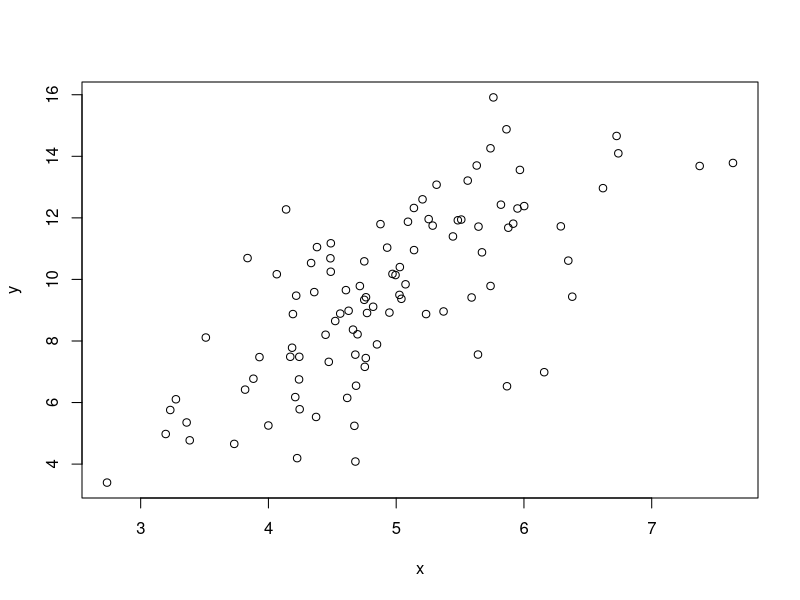
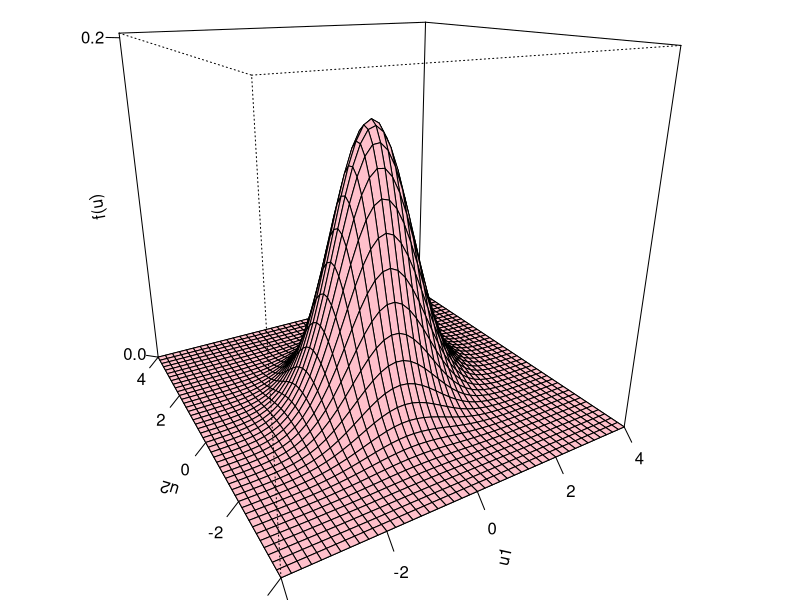
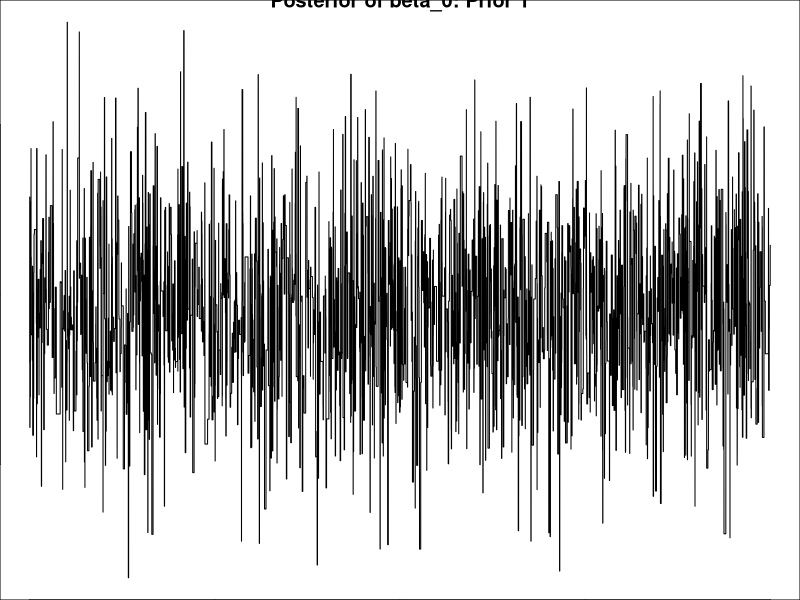
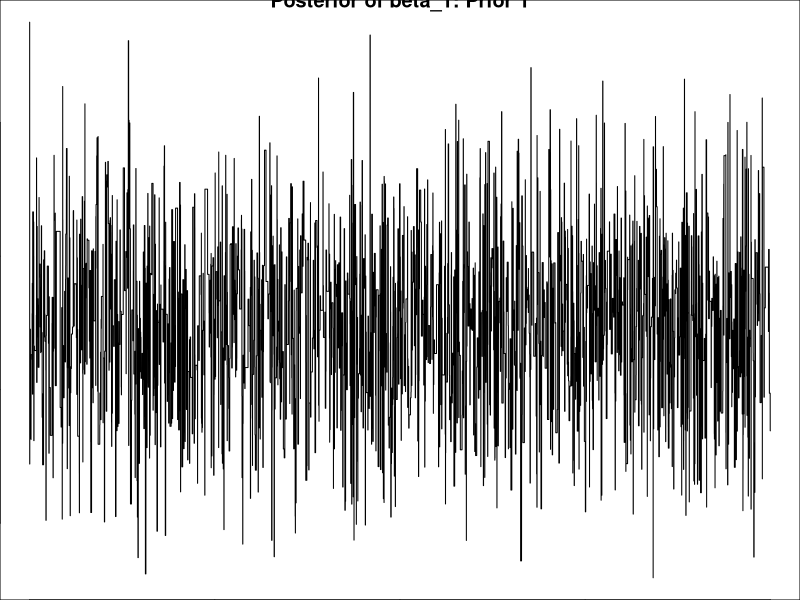
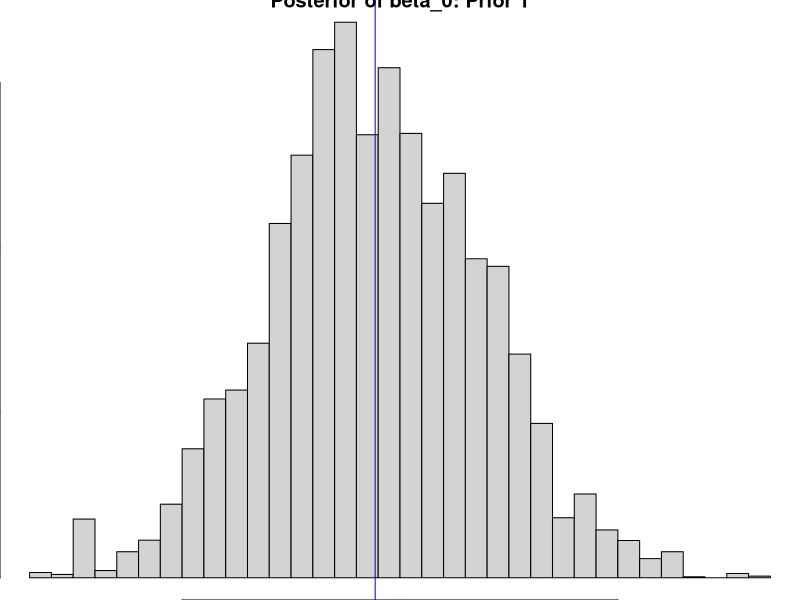
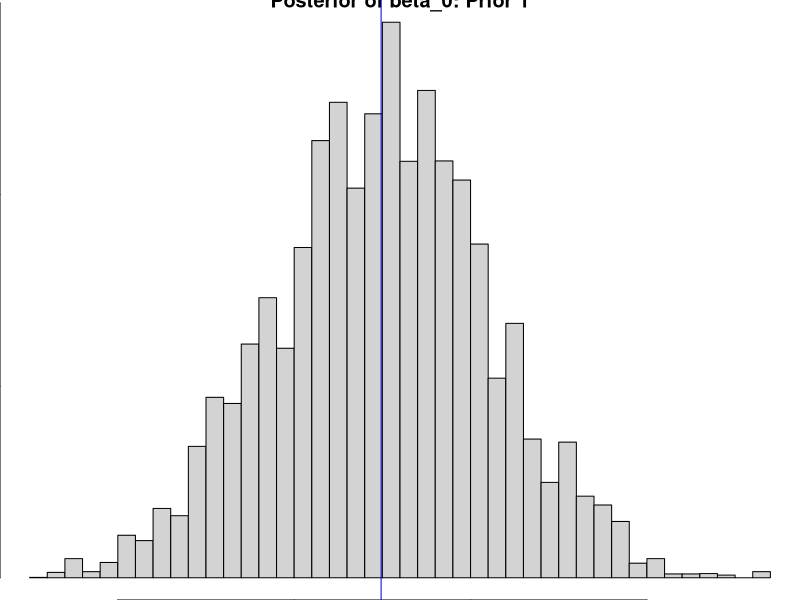

Generate these figures, in order, with R: (Note: this script raises an error after producing the figures.)
## ---- chunk 1
knitr::opts_chunk$set(echo = TRUE)
## ---- chunk 2
MCMC.data <- read.csv("MLE_MCMC_Problem.csv")
plot(MCMC.data$x,MCMC.data$y,xlab="x",ylab="y")
## ---- chunk 3
## Solution goes here
my.likelihood <- function(beta, data=MCMC.data) {
  beta0 <- beta[1]
  beta1 <- beta[2]
  x <- data$x
  y <- data$y
  linear <- beta0 + beta1 * x
  return(prod(dnorm(y, mean=linear, sd=2)))
}

my.likelihood(beta=c(1,1))
## ---- chunk 4
## Solution goes here
my.NL.likelihood <- function(beta, data=MCMC.data) {
  beta0 <- beta[1]
  beta1 <- beta[2]
  x <- data$x
  y <- data$y
  linear <- beta0 + beta1 * x
  return(-sum(dnorm(y, mean=linear, sd=2, log=TRUE)))
}
my.NL.likelihood(beta=c(1,1))
## ---- chunk 5
exp(-1*my.NL.likelihood(beta=c(1,1)))
# Compare
my.likelihood(beta=c(1,1))
## ---- chunk 6
## Solution goes here 
nlm(my.NL.likelihood, p=c(0,0))$estimate
lm(y~x, data=MCMC.data)$coef
## ---- chunk 7
n <- nrow(MCMC.data)
sum(residuals(lm(y~x,data=MCMC.data))^2)/(n-2)
## ---- chunk 8
# Density 
d.mult.norm <- function(u,mu0=0,mu1=0,sigma0=1,sigma1=1,rho=0) {
  
  mu <- c(mu0,mu1)
  sigma <- matrix(c(sigma0^2,sigma0*sigma1*rho,sigma0*sigma1*rho,sigma1^2),nrow=2)
  exponent <- -1/2*c(t(u-mu)%*%solve(sigma)%*%(u-mu))
  return((2*pi)^(-1)*(det(sigma))^(-1/2)*exp(exponent))
}
## ---- chunk 9
## 3D Plot 
refine <- 45
u1=seq(-4,4,length=refine)
u2=seq(-4,4,length=refine)
f=outer(u1,u2,function(u1,u2) apply(cbind(u1,u2),
                                    1,
                                    d.mult.norm,
                                    rho=.2))
par(mar = c(0,0,0,0))
persp(u1,u2,f,
      theta=-30,phi=20,
      col="pink",
      border=T,
      box=T,
      ticktype="detailed",
      nticks=2,
      zlim = range(0,d.mult.norm(c(0,0),rho=.2)+.04),zlab="f(u)")
## ---- chunk 10
library(MASS)
sim.bivariate.norm <- function(n,mu0=0,mu1=0,sigma0=1,sigma1=1,rho=0) {
  mu <- c(mu0,mu1)
  Sigma <- matrix(c(sigma0^2,sigma0*sigma1*rho,sigma0*sigma1*rho,sigma1^2),
                  nrow=2)
  return(mvrnorm(n = n, mu=mu, Sigma=Sigma))
}
## ---- chunk 11
## Solution goes here 
sim.bivariate.norm(n=1, mu0=0, mu1=2, sigma0=0.25, sigma1=0.5, rho=0)
sim.bivariate.norm(n=10, mu0=0, mu1=2, sigma0=0.25, sigma1=0.5, rho=0)
## ---- chunk 12
## Solution goes here
R <- 20000
beta_t_matrix <- matrix(0, nrow=2, ncol=R+1)
beta_t_matrix[,1] <- sim.bivariate.norm(n=1, mu0=0, mu1=2, sigma0=0.25, sigma1=0.5, rho=0)

for(t in 1:R) {
  beta_star <- sim.bivariate.norm(n=1, mu0=0, mu1=2, sigma0=0.25, sigma1=0.5, rho=0)
  beta_t <- beta_t_matrix[,t]
  MH_ratio <- my.likelihood(beta=beta_star)/my.likelihood(beta=beta_t)
  sample.index <- sample(c(1,2), 1,prob=c(min(MH_ratio, 1), 1-min(MH_ratio, 1)))
  if (sample.index == 1) {
    beta_t_matrix[,t+1] <- beta_star
  }
  else {
    beta_t_matrix[,t+1] <- beta_t
  }
}
head(t(beta_t_matrix), 10)
 
## ---- chunk 13
## Solution goes here 
plot(x=1:(R+1), y=beta_t_matrix[1,], type="l", xlab="Iterations", ylab="Sim Posterior", main="Posterior of beta_0: Prior 1")
plot(x=1:(R+1), y=beta_t_matrix[2,], type="l", xlab="Iterations", ylab="Sim Posterior", main="Posterior of beta_1: Prior 1")
## ---- chunk 14
## Solution goes here 
ncol(beta_t_matrix)
beta_t_matrix_final <- beta_t_matrix[, -c(1:1000)]
ncol(beta_t_matrix_final)
hist(beta_t_matrix_final[1,],xlab=expression(beta[0]),breaks=40,
ylab="Sim Posterior",main="Posterior of beta_0: Prior 1")
abline(v=mean(beta_t_matrix_final[1,]),col="blue")
beta_0B_1 <- mean(beta_t_matrix_final[1,])
beta_0B_1
hist(beta_t_matrix_final[2,],xlab=expression(beta[1]),breaks=40,
ylab="Sim Posterior",main="Posterior of beta_0: Prior 1")
abline(v=mean(beta_t_matrix_final[2,]),col="blue")
beta_1B_1 <- mean(beta_t_matrix_final[2,])
beta_1B_1
## ---- chunk 15
## Solution goes here 
R <- 20000
beta_t_matrix1 <- matrix(0, nrow=2, ncol=R+1)
beta_t_matrix1[,1] <- sim.bivariate.norm(n=1, mu0=-1, mu1=0.5, sigma0=1, sigma1=1, rho=0)

for(t in 1:R) {
  # Proposal bivariate normal (prior)
  beta_star <- sim.bivariate.norm(n=1, mu0=-1, mu1=0.5, sigma0=1, sigma1=1, rho=0)
  beta_t <- beta_t_matrix1[,t]
  MH_ratio <- my.likelihood(beta=beta_star)/my.likelihood(beta=beta_t)
  sample.index <- sample(c(1,2), 1,prob=c(min(MH_ratio, 1), 1-min(MH_ratio, 1)))
  if (sample.index == 1) {
    beta_t_matrix1[,t+1] <- beta_star
  }
  else {
    beta_t_matrix1[,t+1] <- beta_t
  }
}

## ---- chunk 16
plot(x=1:(R+1), y=beta_t_matrix1[1,], type="l", xlab="Iterations", ylab="Sim Posterior", main="Posterior of beta_0: Prior 2")
plot(x=1:(R+1), y=beta_t_matrix1[2,], type="l", xlab="Iterations", ylab="Sim Posterior", main="Posterior of beta_1: Prior 2")
## ---- chunk 17
## Solution goes here 
beta_t_matrix1_final <- beta_t_matrix1[, -c(1:1000)]
hist(beta_t_matrix1_final[1,],xlab=expression(beta[0]),breaks=40,
ylab="Sim Posterior",main="Posterior of beta_0: Prior 1")
abline(v=mean(beta_t_matrix1_final[1,]),col="blue")
beta_0B_2 <- mean(beta_t_matrix1_final[1,])
beta_0B_2
hist(beta_t_matrix1_final[2,],xlab=expression(beta[1]),breaks=40,
ylab="Sim Posterior",main="Posterior of beta_0: Prior 1")
abline(v=mean(beta_t_matrix1_final[2,]),col="blue")
beta_1B_2 <- mean(beta_t_matrix1_final[2,])
beta_1B_2
## ---- chunk 18
## Solution goes here 
bayes1 <- sqrt((beta_0B_1-0)^2 +(beta_1B_1-2)^2)
bayes2 <- sqrt((beta_0B_2-0)^2 +(beta_1B_2-2)^2)
est <- nlm(my.NL.likelihood, p=c(0,0))$estimate
MLE <- sqrt((est[1]-0)^2 + (est[2]-2)^2)

c(Bayes1=bayes1, Bayes2=bayes2, MLE=MLE)
## ---- chunk 19
## Solution
x <- MCMC.data$x
slope_vec <- rep(NA, 1000)
int_vec <- rep(0, 1000)
for(i in 1:1000) {
  Y.sim <- 2 * x + rnorm(length(x), sd=2)
  lm.i <- lm(Y.sim~x)
  int_vec[i] <- lm.i$coefficients[1]
  slope_vec[i] <- lm.i$coefficients[2]
}
r <- round(cor(slope_vec, int_vec), 5)
plot(int_vec,slope_vec,xlab=expression(hat(beta)[0]),ylab=expression(hat(beta)[1]),main=paste("r=",r))
## ---- chunk 20
## Solution
Sxx <- sum((x-mean(x))^2)
n <- length(x)

cor(slope_vec, int_vec)

(-mean(x)/sqrt(Sxx))/sqrt(1/n+(mean(x))^2/Sxx)
## ---- chunk 21
## Solution
R <- 20000
beta_t_matrix <- matrix(0, nrow=2, ncol=R+1)
beta_t_matrix[,1] <- sim.bivariate.norm(n=1, mu0=0,mu1=2,sigma0=.25,sigma1=.5,rho=-.9)

for(r in 1:R) {
  beta_star <-sim.bivariate.norm(n=1,mu0=0,mu1=2,sigma0=.25,sigma1=.5,rho=-.9)
  beta_t <- beta_t_matrix[,r]
  R_MH <- my.likelihood(beta=beta_star)/my.likelihood(beta=beta_t)
  Sample.index <- sample(c(1,2),1, prob=c(min(R_MH,1), 1-min(R_MH,1)))
  if (Sample.index == 1) {
    beta_t_matrix[,r+1] <- beta_star
  }
  else {
    beta_t_matrix[,r+1] <- beta_t
  }
}
## ---- chunk 22
## Solution
plot(1:(R+1),beta_t_matrix[1,],type="l",xlab="Iterations",ylab="Sim Posterior",main="Posterior of beta_0: Prior 3")
plot(1:(R+1),beta_t_matrix[2,],type="l",xlab="Iterations",ylab="Sim Posterior",main="Posterior of beta_1: Prior 3")
## ---- chunk 23
## Solution
ncol(beta_t_matrix)
beta_t_final <- beta_t_matrix[, -c(1:1000)]
ncol(beta_t_final)
hist(beta_t_final[1,],xlab=expression(beta[0]),breaks=40,
ylab="Sim Posterior",main="Posterior of beta_0: Prior 3")
beta_0B_3 <- mean(beta_t_final[1,])
beta_0B_3
abline(v=beta_0B_3,col="blue")
hist(beta_t_final[2,],xlab=expression(beta[1]),breaks=40,
ylab="Sim Posterior",main="Posterior of beta_1: Prior 3")
beta_1B_3 <- mean(beta_t_final[2,])
beta_1B_3
abline(v=beta_1B_3,col="blue")
## ---- chunk 24
## Solution
# Bayes Posterior 1
GoodMixing <- sqrt((beta_0B_1-0)^2+(beta_1B_1-2)^2)
# Bayes Posterior 2
PoorMixing <- sqrt((beta_0B_2-0)^2+(beta_1B_2-2)^2)
# Bayes Posterior 3
BetterCorr <- sqrt((beta_0B_3-0)^2+(beta_1B_3-2)^2)
# MLE or LS
est <- nlm(my.NL.likelihood,p=c(0,0))$estimate
MLE <- sqrt((est[1]-0)^2+(est[2]-2)^2)
round(c(GoodMixing=GoodMixing,PoorMixing=PoorMixing,BetterCorr=BetterCorr,MLE=MLE),6)
## ---- chunk 25
## Solution
R <- 20000
beta_t_matrix <- matrix(0,nrow=2,ncol=R+1)
beta_t_matrix[1,1] <- rnorm(1,mean=0,sd=.25)
beta_t_matrix[2,1] <- rgamma(1,shape=8,scale=1/4)
for (r in 1:R) {
# Proposal Normal*gamma (prior)
beta_star <- c(rnorm(1,mean=0,sd=.25),rgamma(1,shape=8,scale=1/4)) # Vector
beta_t <- beta_t_matrix[,r]
R_MH <- my.likelihood(beta=beta_star)/my.likelihood(beta=beta_t)
Sample.index <- sample(c(1,2),
1,
prob=c(min(R_MH,1),1-min(R_MH,1)))
if(Sample.index==1) {beta_t_matrix[,r+1] <- beta_star}
else {beta_t_matrix[,r+1] <- beta_t}
}

## ---- chunk 26
## Solution
plot(1:(R+1),beta_t_matrix[1,],type="l",xlab="Iterations",ylab="Sim Posterior",main="Posterior of beta_0: Prior 4")
plot(1:(R+1),beta_t_matrix[2,],type="l",xlab="Iterations",ylab="Sim Posterior",main="Posterior of beta_1: Prior 4")
## ---- chunk 27
## Solution
beta_t_final <- beta_t_matrix[,-c(1:1000)]
hist(beta_t_final[1,],xlab=expression(beta[0]),breaks=40,
ylab="Sim Posterior",main="Posterior of beta_0: Prior 4")
beta_0B_4 <- mean(beta_t_final[1,])
beta_0B_4
abline(v=beta_0B_4,col="blue")
hist(beta_t_final[2,],xlab=expression(beta[1]),breaks=40,
ylab="Sim Posterior",main="Posterior of beta_1: Prior 4")
beta_1B_4 <- mean(beta_t_final[2,])
beta_1B_4
abline(v=beta_1B_4,col="blue")
## ---- chunk 28
## Solution

# Bayes Posterior 1
GoodMixing <- sqrt((beta_0B_1-0)^2+(beta_1B_1-2)^2)
# Bayes Posterior 2
PoorMixing <- sqrt((beta_0B_2-0)^2+(beta_1B_2-2)^2)
# Bayes Posterior 3
BetterCorr <- sqrt((beta_0B_3-0)^2+(beta_1B_3-2)^2)
# Bayes Posterior 4
IndPriors <- sqrt((beta_0B_4-0)^2+(beta_1B_4-2)^2)
# MLE or LS
est <- nlm(my.NL.likelihood,p=c(0,0))$estimate
MLE <- sqrt((est[1]-0)^2+(est[2]-2)^2)

round(c(GoodMixing=GoodMixing,PoorMixing=PoorMixing,BetterCorr=BetterCorr,IndPriors=IndPriors,MLE=MLE),6)
